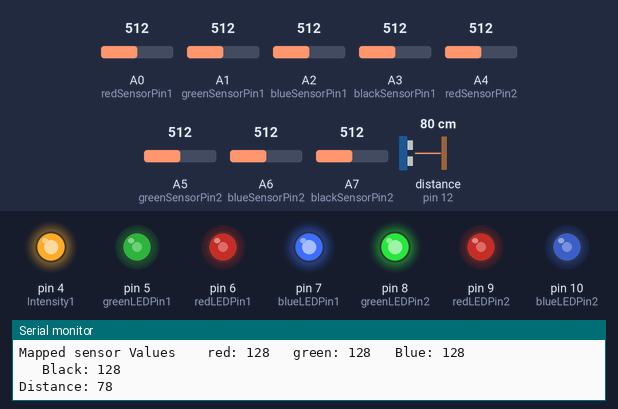
A sketch run on a simulated Arduino Nano, built with avr-gcc and run on an emulated ATmega328P. Shown: output pins drawn as LEDs (lit = HIGH), the last lines printed to the serial monitor. Wiring (inferred from the names in the program): ultrasonic range finder: trigger pin 11; echo pin 12. Dashed ring = blinking. The inputs (shaded band) are chosen by the test bench; at power-on: A3 (blackSensorPin1) = 512, A2 (blueSensorPin1) = 512, A5 (greenSensorPin2) = 512, A0 (redSensorPin1) = 512, A1 (greenSensorPin1) = 512, A4 (redSensorPin2) = 512, A6 (blueSensorPin2) = 512, A7 (blackSensorPin2) = 512, distance to the obstacle (sensor on pin 12) 80 cm. The echo pulse lasts 58.3 µs per cm; pins used as bus, display or sensor lines are not drawn.

Above: at 1.2 s.
1.3 s: A3 (blackSensorPin1) set to 497
At 1.65 s:
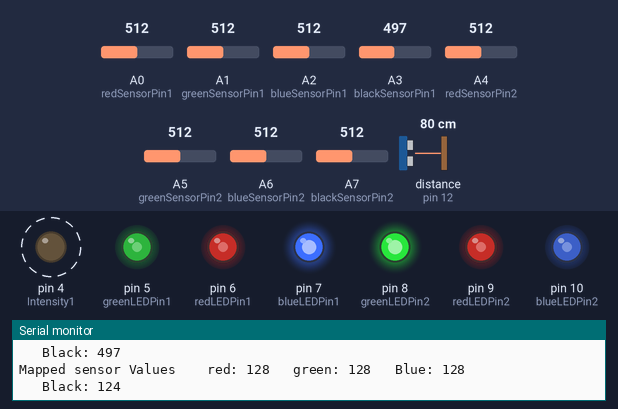
4.3 s: A2 (blueSensorPin1) set to 503
At 4.79 s:
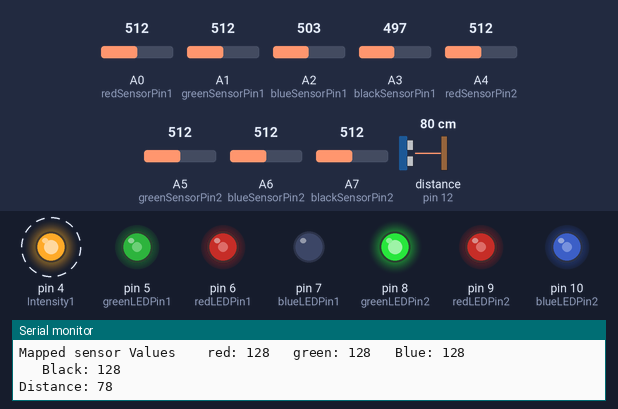
7.3 s: A5 (greenSensorPin2) set to 502
At 7.79 s:
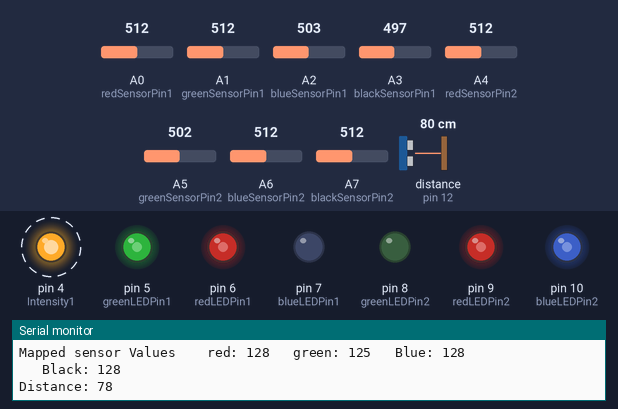
10.3 s: A0 (redSensorPin1) set to 716
At 10.78 s:
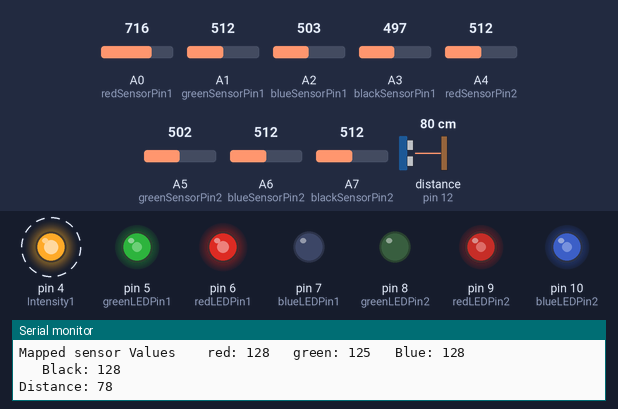
13.3 s: A1 (greenSensorPin1) set to 30
At 13.78 s:
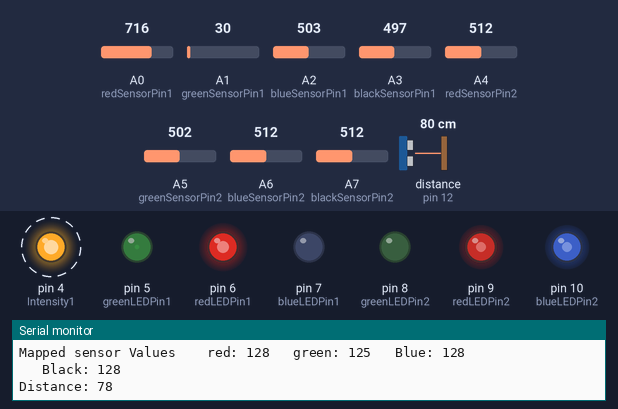
16.3 s: A4 (redSensorPin2) set to 716
At 16.74 s:
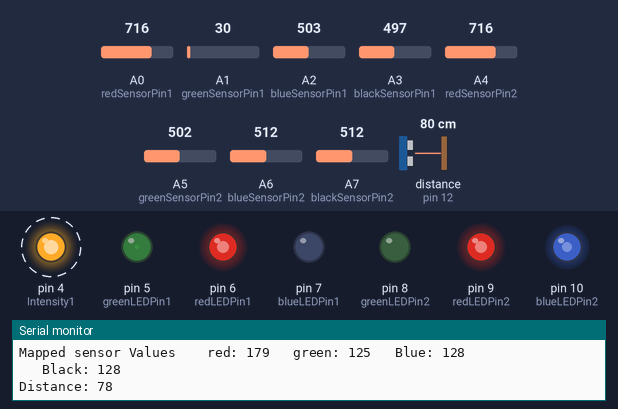
Timing chart, 0 to 20.3 s (numbered marks = the images above; inputs shaded):
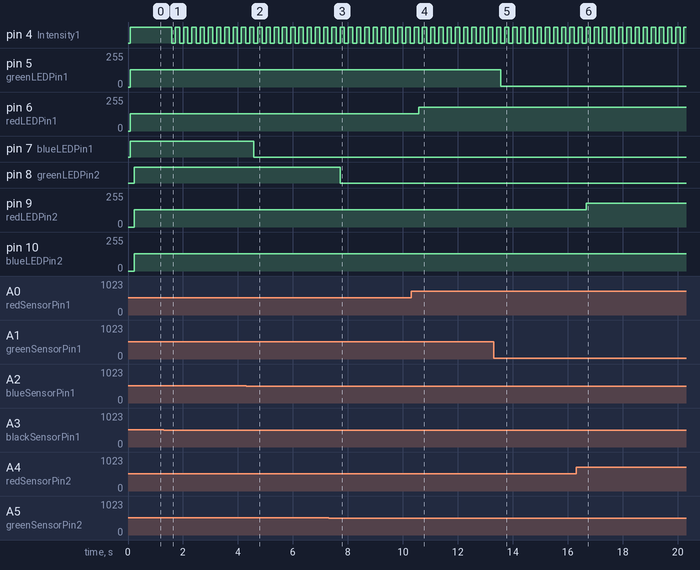

Measured:
- the behaviour switches between 512 and 511 on A3 (blackSensorPin1) (found by bisection; images 0 and 1)
- the behaviour switches between 512 and 511 on A2 (blueSensorPin1) (found by bisection; images 1 and 2)
- the behaviour switches between 512 and 511 on A5 (greenSensorPin2) (found by bisection; images 2 and 3)
- after the input at 1.3 s, pin 4 (Intensity1): alternates HIGH for 0.16 s and LOW for 0.14 s, starting after 0.28 s
- after the input at 4.3 s, pin 7 (blueLEDPin1): HIGH → LOW after 0.28 s
- after the input at 7.3 s, pin 8 (greenLEDPin2): HIGH → LOW after 0.42 s
- after the input at 10.3 s, pin 6 (redLEDPin1): 128/255 → 179/255 after 0.27 s
- after the input at 13.3 s, pin 5 (greenLEDPin1): 128/255 → 7/255 after 0.26 s
- after the input at 16.3 s, pin 9 (redLEDPin2): 128/255 → 179/255 after 0.37 s

The sketch:

UltraSonic_LED_Covers.ino
```cpp
/* Ultrasonic Sensor HC-SR04 and Arduino Tutorial
*
* Crated by Dejan Nedelkovski,
* www.HowToMechatronics.com
*
*/

//Variables for the 1st Chamber
const int Intensity1 = 4;    // Connect Black cable to digital pin 4
const int greenLEDPin1 = 5;    // Connect Orange cable to digital pin 5
const int redLEDPin1 = 6;     // Connect Yellow cable to digital pin 6
const int blueLEDPin1 = 7;    // Connect Green cable to digital pin 7

const int redSensorPin1 = A0;  // pin with the photoresistor with the red gel
const int greenSensorPin1 = A1;   // pin with the photoresistor with the green gel
const int blueSensorPin1 = A2;   // pin with the photoresistor with the blue gel
const int blackSensorPin1 = A3;   // pin with the photoresistor with the black gel

int redValue1 = 0; // value to write to the red LED
int greenValue1 = 0; // value to write to the green LED
int blueValue1 = 0; // value to write to the blue LED
int blackValue1 = 0; // value to write to the black LED

int redSensorValue1 = 0; // variable to hold the value from the red sensor
int greenSensorValue1 = 0; // variable to hold the value from the green sensor
int blueSensorValue1 = 0; // variable to hold the value from the blue sensor
int blackSensorValue1 = 0; // variable to hold the value from the black sensor

// Defines Variables for the 2nd Chamber
const int greenLEDPin2 = 8;    // LED connected to Orange cable 8
const int redLEDPin2 = 9;     // LED connected to Yellow cable 9
const int blueLEDPin2 = 10;    // LED connected to Green cable 10
const int Intensity2 = 11;    // Connect Black cable to digital pin 11

const int redSensorPin2 = A4;  // pin with the photoresistor with the red gel
const int greenSensorPin2 = A5;   // pin with the photoresistor with the green gel
const int blueSensorPin2 = A6;   // pin with the photoresistor with the blue gel
const int blackSensorPin2 = A7;   // pin with the photoresistor with the black gel

int redValue2 = 0; // value to write to the red LED
int greenValue2 = 0; // value to write to the green LED
int blueValue2 = 0; // value to write to the blue LED
int blackValue2 = 0; // value to write to the black LED

int redSensorValue2 = 0; // variable to hold the value from the red sensor
int greenSensorValue2 = 0; // variable to hold the value from the green sensor
int blueSensorValue2 = 0; // variable to hold the value from the blue sensor
int blackSensorValue2 = 0; // variable to hold the value from the black sensor

// defines pins numbers
const int trigPin = 11;
const int echoPin = 12;
// defines variables
long duration;
int distance;

void setup() {
// set the digital pins as outputs
  pinMode(greenLEDPin1, OUTPUT);
  pinMode(redLEDPin1, OUTPUT);
  pinMode(blueLEDPin1, OUTPUT);
  pinMode(Intensity1, OUTPUT);

  pinMode(greenLEDPin2, OUTPUT);
  pinMode(redLEDPin2, OUTPUT);
  pinMode(blueLEDPin2, OUTPUT);
  pinMode(Intensity2, OUTPUT);

  pinMode(trigPin, OUTPUT); // Sets the trigPin as an Output
  pinMode(echoPin, INPUT); // Sets the echoPin as an Input
  Serial.begin(9600); // Starts the serial communication
}
void loop() {

   //Read the sensors on the chambers 1st chamber first:

  // read the value from the red-filtered photoresistor:
  redSensorValue1 = analogRead(redSensorPin1);
  // give the ADC a moment to settle
  delay(5);
  // read the value from the green-filtered photoresistor:
  greenSensorValue1 = analogRead(greenSensorPin1);
  // give the ADC a moment to settle
  delay(5);
  // read the value from the blue-filtered photoresistor:
  blueSensorValue1 = analogRead(blueSensorPin1);
 // read the value from the black-filtered photoresistor:
  blackSensorValue1 = analogRead(blackSensorPin1);

  // print out the values to the serial monitor
  Serial.print("raw sensor Values \t red: ");
  Serial.print(redSensorValue1);
  Serial.print("\t green: ");
  Serial.print(greenSensorValue1);
  Serial.print("\t Blue: ");
  Serial.println(blueSensorValue1);
  Serial.print("\t Black: ");
  Serial.println(blackSensorValue1);

  /*
  In order to use the values from the sensor for the LED,
  you need to do some math. The ADC provides a 10-bit number,
  but analogWrite() uses 8 bits. You'll want to divide your
  sensor readings by 4 to keep them in range of the output.
  */
  redValue1 = redSensorValue1 / 4;
  greenValue1 = greenSensorValue1 / 4;
  blueValue1 = blueSensorValue1 / 4;
  blackValue1 = blackSensorValue1 / 4;

  //  print out the mapped values
  Serial.print("Mapped sensor Values \t red: ");
  Serial.print(redValue1);
  Serial.print("\t green: ");
  Serial.print(greenValue1);
  Serial.print("\t Blue: ");
  Serial.println(blueValue1);
  Serial.print("\t Black: ");
  Serial.println(blackValue1);

  /*
  Now that you have a usable value, it's time to PWM the LED.
  */
  analogWrite(redLEDPin1, redValue1);
  analogWrite(greenLEDPin1, greenValue1);
  analogWrite(blueLEDPin1, blueValue1);
  analogWrite(Intensity1, blackValue1);


   //Read the sensors on the chambers 2nd chamber second:

  // read the value from the red-filtered photoresistor:
  redSensorValue2 = analogRead(redSensorPin2);
  // give the ADC a moment to settle
  delay(5);
  // read the value from the green-filtered photoresistor:
  greenSensorValue2 = analogRead(greenSensorPin2);
  // give the ADC a moment to settle
  delay(5);
  // read the value from the blue-filtered photoresistor:
  blueSensorValue2 = analogRead(blueSensorPin2);
 // read the value from the black-filtered photoresistor:
  blackSensorValue2 = analogRead(blackSensorPin2);

  // print out the values to the serial monitor
  Serial.print("raw sensor Values \t red: ");
  Serial.print(redSensorValue2);
  Serial.print("\t green: ");
  Serial.print(greenSensorValue2);
  Serial.print("\t Blue: ");
  Serial.println(blueSensorValue2);
  Serial.print("\t Black: ");
  Serial.println(blackSensorValue2);

  /*
  In order to use the values from the sensor for the LED,
  you need to do some math. The ADC provides a 10-bit number,
  but analogWrite() uses 8 bits. You'll want to divide your
  sensor readings by 4 to keep them in range of the output.
  */
  redValue2 = redSensorValue2 / 4;
  greenValue2 = greenSensorValue2 / 4;
  blueValue2 = blueSensorValue2 / 4;
  blackValue2 = blackSensorValue2 / 4;

  //  print out the mapped values
  Serial.print("Mapped sensor Values \t red: ");
  Serial.print(redValue2);
  Serial.print("\t green: ");
  Serial.print(greenValue2);
  Serial.print("\t Blue: ");
  Serial.println(blueValue2);
  Serial.print("\t Black: ");
  Serial.println(blackValue2);

  /*
  Now that you have a usable value, it's time to PWM the LED.
  */
  analogWrite(redLEDPin2, redValue2);
  analogWrite(greenLEDPin2, greenValue2);
  analogWrite(blueLEDPin2, blueValue2);
  analogWrite(Intensity1, blackValue2);


// Clears the trigPin
digitalWrite(trigPin, LOW);
delayMicroseconds(2);
// Sets the trigPin on HIGH state for 10 micro seconds
digitalWrite(trigPin, HIGH);
delayMicroseconds(10);
digitalWrite(trigPin, LOW);
// Reads the echoPin, returns the sound wave travel time in microseconds
duration = pulseIn(echoPin, HIGH);
// Calculating the distance
distance= duration*0.034/2;
// Prints the distance on the Serial Monitor
Serial.print("Distance: ");
Serial.println(distance);
}
```
